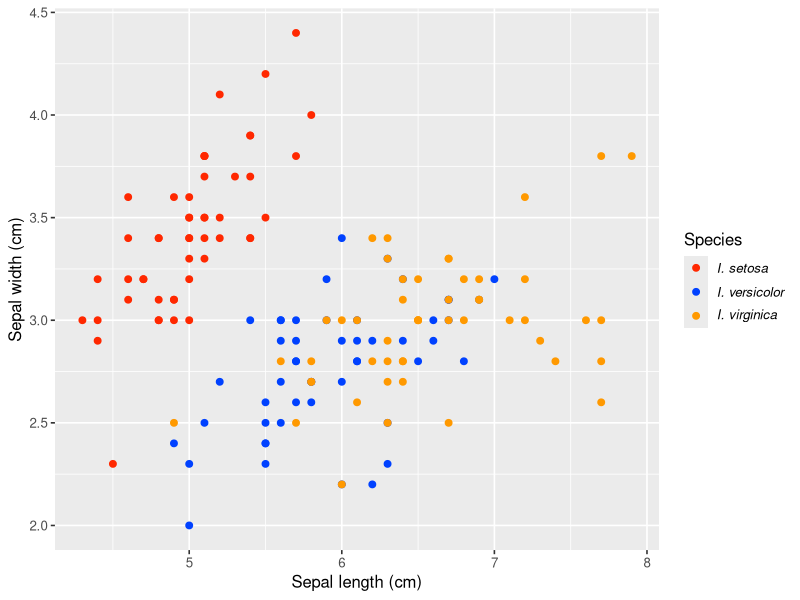
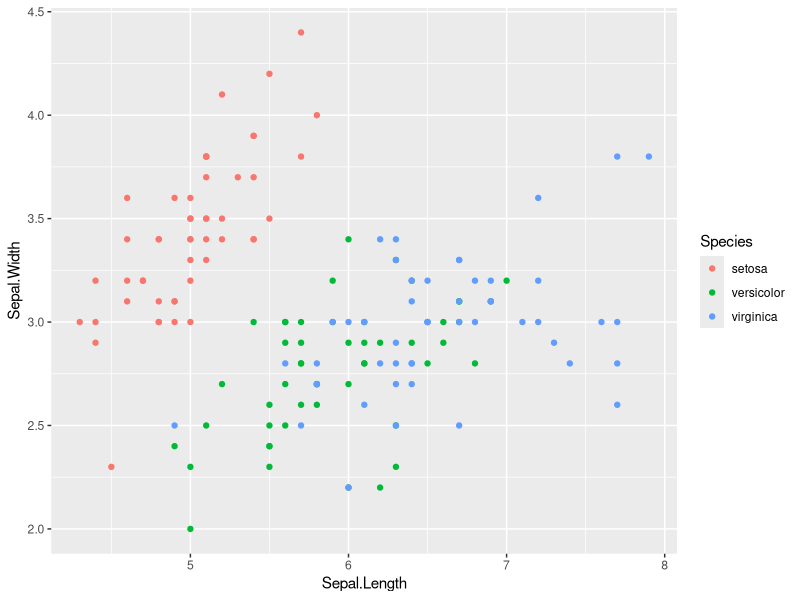
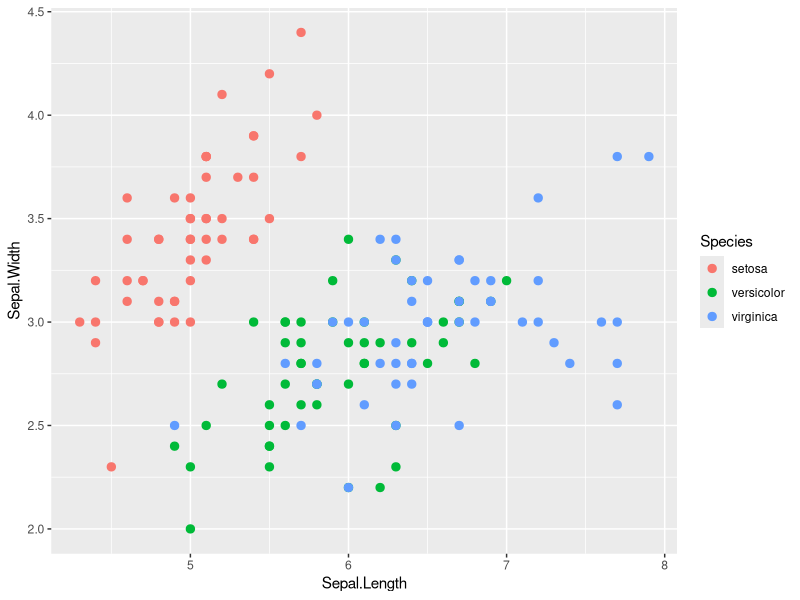
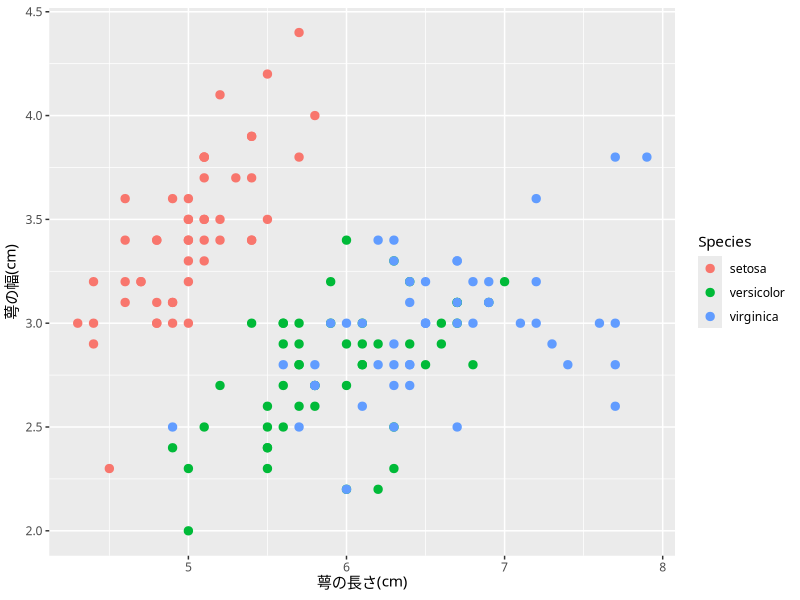

Write the R code that produced these figures, in order.
## ---- chunk 1
knitr::opts_chunk$set(echo = FALSE)
#knitr::opts_chunk$set(dev="cairo_pdf", dev.args=list(family="IPAexGothic"))
knitr::opts_chunk$set(dev="cairo_pdf")
library(ggplot2)
library(dplyr)
## ---- chunk 2
ggplot(data = iris,
       mapping = aes(x = Sepal.Length, y = Sepal.Width,
                     colour = Species)) +
  geom_point(size = 2) +
  scale_colour_manual(labels = c(expression(italic("I. setosa")),
                                 expression(italic("I. versicolor")),
                                 expression(italic("I. virginica"))),
                      values = c("#ff2800", "#0041ff", "#ff9900"),
                      guide = guide_legend(label.hjust = 0)) +
  labs(x = "Sepal length (cm)", y = "Sepal width (cm)") +
  theme_grey(base_family = "Helvetica", base_size = 12)
## ---- chunk 3
data(iris)
head(iris)
## ---- chunk 4
p <- ggplot(data = iris,
       mapping = aes(x = Sepal.Length,
                     y = Sepal.Width,
                     colour = Species))
## ---- chunk 5
p + geom_point()
## ---- chunk 6
p2 <- p + geom_point(size = 2.5)
print(p2)
## ---- chunk 7
p2 + labs(x = "萼の長さ(cm)", y = "萼の幅(cm)") +
  theme_grey(base_family = "IPAexGothic")
